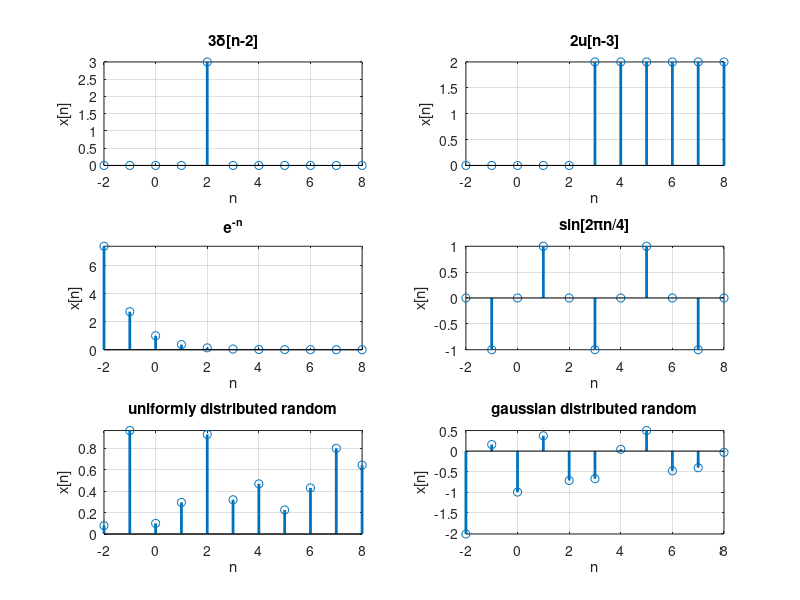

Write the MATLAB code that produced this figure.
close all; clear;clc;
n=-2:8;
x(1,:) = 3*(n-2==0);        % unit impulse 
x(2,:) = 2*((n-3)>=0);      % unit step
x(3,:) = exp(-n);           % exponential 
x(4,:) = sin((2*pi/4)*n);   % sinusoidal
x(5,:) = rand(size(n));     % uniformly distributed random signal [0:1]
x(6,:) = randn(size(n));    % gaussian distributed random signal

t={'3\delta[n-2]','2u[n-3]','e^{-n}','sin[2\pin/4]',...
    'uniformly distributed random','gaussian distributed random'};
for i=1:length(t)
    subplot(3,2,i)
    stem(n,x(i,:),'LineWidth',2),grid
    axis([n(1) n(end) max(min([x(i,:),0]),-10) min(max([x(i,:),0]),10)])
    xlabel('n'),ylabel('x[n]')
    title(t{i})
end